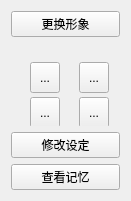
      <widget class="QWidget" name="avatarMenu" native="true">
       <property name="geometry">
        <rect>
         <x>650</x>
         <y>510</y>
         <width>131</width>
         <height>201</height>
        </rect>
       </property>
       <property name="sizePolicy">
        <sizepolicy hsizetype="Expanding" vsizetype="Expanding">
         <horstretch>0</horstretch>
         <verstretch>0</verstretch>
        </sizepolicy>
       </property>
       <layout class="QVBoxLayout" name="verticalLayout">
        <item>
         <widget class="QPushButton" name="chooseAvatarBtn">
          <property name="text">
           <string>更换形象</string>
          </property>
         </widget>
        </item>
        <item>
         <widget class="QWidget" name="avatarPicker" native="true">
          <property name="sizePolicy">
           <sizepolicy hsizetype="Expanding" vsizetype="Expanding">
            <horstretch>0</horstretch>
            <verstretch>0</verstretch>
           </sizepolicy>
          </property>
          <property name="minimumSize">
           <size>
            <width>30</width>
            <height>30</height>
           </size>
          </property>
          <layout class="QGridLayout" name="gridLayout">
           <item row="1" column="0">
            <widget class="QWidget" name="avatar1" native="true">
             <property name="minimumSize">
              <size>
               <width>200</width>
               <height>200</height>
              </size>
             </property>
             <property name="maximumSize">
              <size>
               <width>200</width>
               <height>200</height>
              </size>
             </property>
             <widget class="QLabel" name="Mio">
              <property name="geometry">
               <rect>
                <x>0</x>
                <y>0</y>
                <width>200</width>
                <height>200</height>
               </rect>
              </property>
              <property name="minimumSize">
               <size>
                <width>200</width>
                <height>200</height>
               </size>
              </property>
              <property name="text">
               <string/>
              </property>
             </widget>
             <widget class="QToolButton" name="zoomBtn1">
              <property name="geometry">
               <rect>
                <x>10</x>
                <y>10</y>
                <width>30</width>
                <height>31</height>
               </rect>
              </property>
              <property name="text">
               <string>...</string>
              </property>
             </widget>
            </widget>
           </item>
           <item row="2" column="0">
            <widget class="QWidget" name="avatar3" native="true">
             <property name="minimumSize">
              <size>
               <width>200</width>
               <height>200</height>
              </size>
             </property>
             <property name="maximumSize">
              <size>
               <width>200</width>
               <height>200</height>
              </size>
             </property>
             <widget class="QLabel" name="QMio">
              <property name="geometry">
               <rect>
                <x>0</x>
                <y>0</y>
                <width>200</width>
                <height>200</height>
               </rect>
              </property>
              <property name="minimumSize">
               <size>
                <width>200</width>
                <height>200</height>
               </size>
              </property>
              <property name="maximumSize">
               <size>
                <width>200</width>
                <height>200</height>
               </size>
              </property>
              <property name="text">
               <string/>
              </property>
             </widget>
             <widget class="QToolButton" name="zoomBtn3">
              <property name="geometry">
               <rect>
                <x>10</x>
                <y>10</y>
                <width>30</width>
                <height>31</height>
               </rect>
              </property>
              <property name="text">
               <string>...</string>
              </property>
             </widget>
            </widget>
           </item>
           <item row="1" column="1">
            <widget class="QWidget" name="avatar2" native="true">
             <property name="minimumSize">
              <size>
               <width>200</width>
               <height>200</height>
              </size>
             </property>
             <property name="maximumSize">
              <size>
               <width>200</width>
               <height>200</height>
              </size>
             </property>
             <widget class="QLabel" name="MioCat">
              <property name="geometry">
               <rect>
                <x>0</x>
                <y>0</y>
                <width>200</width>
                <height>200</height>
               </rect>
              </property>
              <property name="minimumSize">
               <size>
                <width>200</width>
                <height>200</height>
               </size>
              </property>
              <property name="maximumSize">
               <size>
                <width>200</width>
                <height>200</height>
               </size>
              </property>
              <property name="text">
               <string/>
              </property>
             </widget>
             <widget class="QToolButton" name="zoomBtn2">
              <property name="geometry">
               <rect>
                <x>10</x>
                <y>10</y>
                <width>30</width>
                <height>31</height>
               </rect>
              </property>
              <property name="text">
               <string>...</string>
              </property>
             </widget>
            </widget>
           </item>
           <item row="2" column="1">
            <widget class="QWidget" name="avatar4" native="true">
             <property name="minimumSize">
              <size>
               <width>200</width>
               <height>200</height>
              </size>
             </property>
             <property name="maximumSize">
              <size>
               <width>200</width>
               <height>200</height>
              </size>
             </property>
             <widget class="QLabel" name="QMioCat">
              <property name="geometry">
               <rect>
                <x>0</x>
                <y>0</y>
                <width>200</width>
                <height>200</height>
               </rect>
              </property>
              <property name="minimumSize">
               <size>
                <width>200</width>
                <height>200</height>
               </size>
              </property>
              <property name="maximumSize">
               <size>
                <width>200</width>
                <height>200</height>
               </size>
              </property>
              <property name="text">
               <string/>
              </property>
             </widget>
             <widget class="QToolButton" name="zoomBtn4">
              <property name="geometry">
               <rect>
                <x>10</x>
                <y>10</y>
                <width>30</width>
                <height>31</height>
               </rect>
              </property>
              <property name="text">
               <string>...</string>
              </property>
             </widget>
            </widget>
           </item>
          </layout>
         </widget>
        </item>
        <item>
         <widget class="QPushButton" name="editPersonaBtn">
          <property name="text">
           <string>修改设定</string>
          </property>
         </widget>
        </item>
        <item>
         <widget class="QPushButton" name="memoryBtn">
          <property name="text">
           <string>查看记忆</string>
          </property>
         </widget>
        </item>
       </layout>
      </widget>
